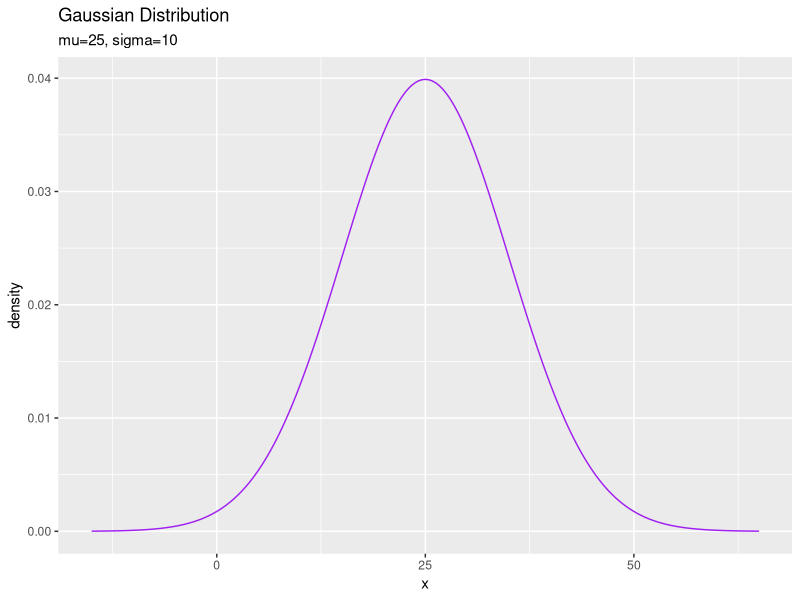
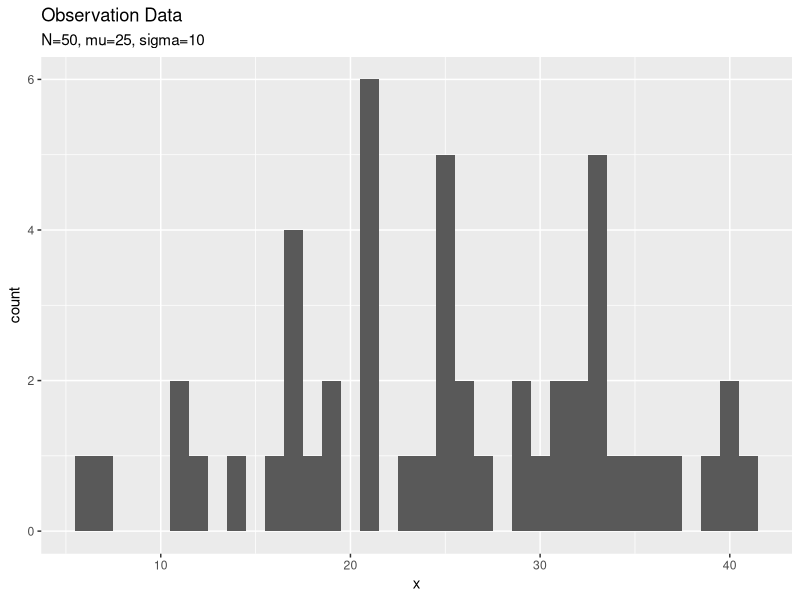
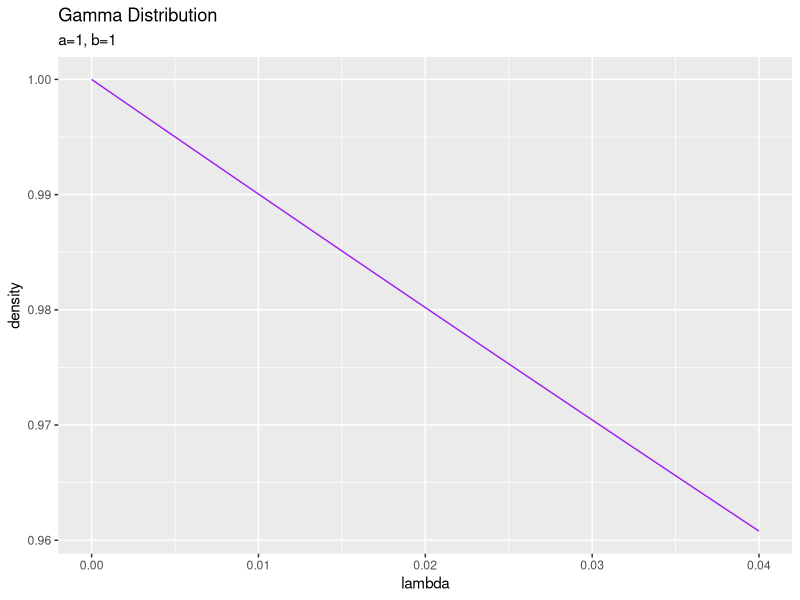
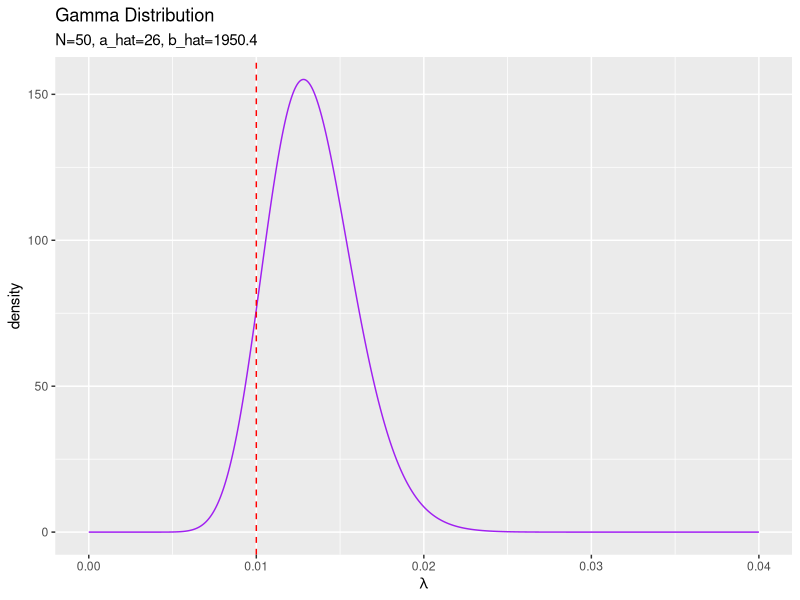
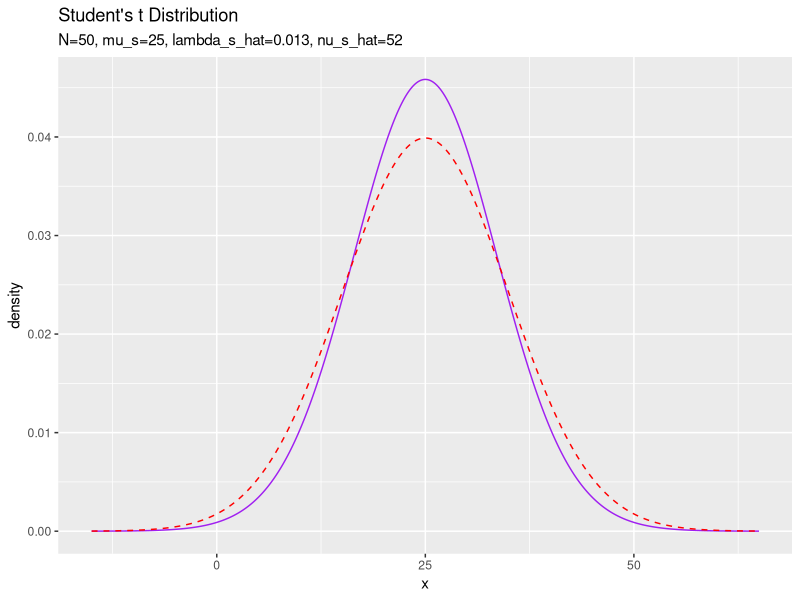

The R script that drew these images, in order:

# 3.3.2 1次元ガウス分布の学習と予測：精度が未知の場合 ------------------------------------------------------------------

# 3.3.2項で利用するパッケージ
library(tidyverse)


### 尤度(ガウス分布)の設定 -----

# 真のパラメータを指定
mu <- 25
lambda_truth <- 0.01

# 作図用のxの値を設定
x_line <- seq(
  mu - 4 * sqrt(1 / lambda_truth), 
  mu + 4 * sqrt(1 / lambda_truth), 
  by = 0.1
)

# 尤度を計算:式(2.64)
model_df <- tibble(
  x = x_line, # x軸の値
  density = dnorm(x, mean = mu, sd = sqrt(1 / lambda_truth)) # 確率密度
)

# 尤度を作図
ggplot(model_df, aes(x = x, y = density)) + 
  geom_line(color = "purple") + # 尤度
  labs(title = "Gaussian Distribution", 
       subtitle = paste0("mu=", round(mu, 2), ", sigma=", round(sqrt(1 / lambda_truth), 1)))


### 観測データの生成 -----

# (観測)データ数を指定
N <- 50

# ガウス分布に従うデータを生成
x_n <- rnorm(n = N, mean = mu, sd = sqrt(1 / lambda_truth))

# 観測データを確認
summary(x_n)

# 観測データのヒストグラムを作図
tibble(x = x_n) %>% 
  ggplot(aes(x = x)) + 
  geom_histogram(binwidth = 1) + # 観測データ
  labs(title = "Observation Data", 
       subtitle = paste0("N=", N, ", mu=", mu, ", sigma=", round(sqrt(1 / lambda_truth), 1)))


### 事前分布(ガンマ分布)の設定 -----

# 事前分布のパラメータを指定
a <- 1
b <- 1

# 作図用のlambdaの値を設定
lambda_line <- seq(0, 4 * lambda_truth, by = 0.00001)

# 事後分布を計算:式(2.56)
prior_df <- tibble(
  lambda = lambda_line, # x軸の値
  density = dgamma(x = lambda, shape = a, scale = 1 / b) # 確率密度
)

# 事前分布を作図
ggplot(prior_df, aes(x = lambda, y = density)) + 
  geom_line(color = "purple") + # 事前分布
  labs(title = "Gamma Distribution", 
       subtitle = paste0("a=", a, ", b=", b))


### 事後分布(ガウス分布)の計算 -----

# 事後分布のパラメータを計算:式(3.69)
a_hat <- 0.5 * N + a
b_hat <- 0.5 * sum((x_n - mu)^2) + b

# 事後分布を計算:式(2.56)
posterior_df <- tibble(
  lambda = lambda_line, # x軸の値
  ln_C_gam = a_hat * log(b_hat) - lgamma(a_hat), # 正規化項(対数)
  #density = exp(ln_C_gam + (a_hat - 1) * log(lambda) - b_hat * lambda) # 確率密度
  density = dgamma(x = lambda, shape = a_hat, scale = 1 / b_hat) # 確率密度
)

# 事後分布を作図
ggplot(posterior_df, aes(x = lambda, y = density)) + 
  geom_line(color = "purple") + # 事前分布
  geom_vline(aes(xintercept = lambda_truth), 
             color = "red", linetype = "dashed") + # 真のパラメータ
  labs(title = "Gamma Distribution", 
       subtitle = paste0("N=", N, ", a_hat=", a_hat, ", b_hat=", round(b_hat, 1)), 
       x = expression(lambda))


### 予測分布(スチューデントのt分布)の計算 -----

# 予測分布のパラメータを計算:式(3.79)
mu_s <- mu
lambda_s_hat <- a_hat / b_hat
nu_s_hat <- 2 * a_hat
#lambda_s_hat <- (N + 2 * a) / (sum((x_n - mu)^2) + 2 * b)
#nu_s_hat <- N + 2 * a

# 予測分布を計算:式(3.76)
predict_df <- tibble(
  x = x_line, # x軸の値
  C_St = lgamma((nu_s_hat + 1) / 2) - lgamma(nu_s_hat / 2),  # 正規化項(対数)
  term1 = log(lambda_s_hat / pi / nu_s_hat) / 2, 
  term2 = - (nu_s_hat + 1) / 2 * log(1 + lambda_s_hat / nu_s_hat * (x - mu_s)^2), 
  density = exp(C_St + term1 + term2) # 確率密度
)

# 予測分布を作図
ggplot() + 
  geom_line(data = predict_df, aes(x = x, y = density), 
            color = "purple") + # 予測分布
  geom_line(data = model_df, aes(x = x, y = density), 
            color = "red", linetype = "dashed") + # 真の分布
  labs(title = "Student's t Distribution", 
       subtitle = paste0("N=", N, ", mu_s=", mu_s, 
                         ", lambda_s_hat=", round(lambda_s_hat, 3), 
                         ", nu_s_hat=", nu_s_hat))


# 3.3.2 try ---------------------------------------------------------------

predict_df <- tibble(
  x = seq(0, 2 * mu_s, by = 0.01),  # 作図用の値
  t = x - mu_s,  # 中心をズラす
  density = dt(t, df = nu_s_hat) # 確率密度
)


# ・アニメーション ---------------------------------------------------------------

# 利用するパッケージ
library(tidyverse)
library(gganimate)


### 推論処理 -----

# 真のパラメータを指定
mu <- 25
lambda_truth <- 0.01

# 事前分布のパラメータを指定
a <- 1
b <- 1

# 作図用のlambdaの値を設定
lambda_line <- seq(0, 4 * lambda_truth, by = 0.00002)

# 事前分布を計算
posterior_df <- tibble(
  lambda = lambda_line, # x軸の値
  C_G = a * log(b) - lgamma(a),  # 正規化項(対数)
  density = exp(C_G + (a - 1) * log(lambda) - b * lambda), # 確率密度
  label = as.factor(paste0("N=", 0, ", a=", a, ", b=", round(b, 1))) # パラメータ
)

# 初期値による予測分布のパラメータを計算:式(3.79)
mu_s <- mu
lambda_s <- a / b
nu_s <- 2 * a

# 作図用のxの値を設定
x_line <- seq(
  mu - 4 * sqrt(1 / lambda_truth), 
  mu + 4 * sqrt(1 / lambda_truth), 
  by = 0.1
)

# 初期値による予測分布を計算:式(3.76)
predict_df <- tibble(
  x = seq(-mu_s, 3 * mu_s, by = 0.01),  # 作図用の値
  C_St = lgamma((nu_s + 1) / 2) - lgamma(nu_s / 2),  # 正規化項(対数)
  term1 = log(lambda_s / pi / nu_s) / 2, 
  term2 = - (nu_s + 1) / 2 * log(1 + lambda_s / nu_s * (x - mu_s)^2), 
  density = exp(C_St + term1 + term2), # 確率密度
  label = as.factor(
    paste0("N=", 0, ", mu_s=", mu_s, ", lambda_s=", round(lambda_s, 3), ", nu_s", nu_s)
  ) # パラメータ
)

# データ数(試行回数)を指定
N <- 100

# 観測データの受け皿を初期化
x_n <- rep(0, N)

# ベイズ推論
for(n in 1:N){
  
  # ガウス分布に従うデータを生成
  x_n[n] <- rnorm(n = 1, mean = mu, sd = sqrt(1 / lambda_truth))
  
  # 事後分布のパラメータを更新:式(3.69)
  a <- 1 / 2 + a
  b <- (x_n[n] - mu)^2 / 2 + b
  
  # 事後分布を計算:式(2.56)
  tmp_posterior_df <- tibble(
    lambda = lambda_line, # x軸の値
    C_G = a * log(b) - lgamma(a),  # 正規化項(対数)
    density = exp(C_G + (a - 1) * log(lambda) - b * lambda), # 確率密度
    label = as.factor(paste0("N=", n, ", a_hat=", a, ", b_hat=", round(b, 1))) # パラメータ
  )
  
  # 予測分布のパラメータを更新:式(3.79)
  mu_s <- mu
  lambda_s <- a / b
  nu_s <- 2 * a
  
  # 予測分布を計算:式(3.76)
  tmp_predict_df <- tibble(
    x = x_line, # x軸の値
    C_St = lgamma((nu_s + 1) / 2) - lgamma(nu_s / 2),  # 正規化項(対数)
    term1 = log(lambda_s / pi / nu_s) / 2, 
    term2 = - (nu_s + 1) / 2 * log(1 + lambda_s / nu_s * (x - mu_s)^2), 
    density = exp(C_St + term1 + term2), # 確率密度
    label = as.factor(
      paste0("N=", n, ", mu_s_hat=", mu_s, 3, ", lambda_s_hat=", round(lambda_s, 3), ", nu_s_hat=", nu_s)
    ) # パラメータ
  )
  
  # 推論結果を結合
  posterior_df <- rbind(posterior_df, tmp_posterior_df)
  predict_df <- rbind(predict_df, tmp_predict_df)
}

# 観測データを確認
summary(x_n)


### 作図処理 -----

# 事後分布を作図
posterior_graph <- ggplot(posterior_df, aes(x = lambda, y = density)) + 
  geom_line(color = "purple") + # 事後分布
  geom_vline(aes(xintercept = lambda_truth), 
             color = "red", linetype = "dashed") + # 真のパラメータ
  transition_manual(label) + # フレーム
  labs(title = "Gamma Distribution", 
       subtitle = "{current_frame}", 
       x = expression(lambda))

# gif画像を出力
animate(posterior_graph, nframes = N + 1, fps = 10)


# 尤度を計算:式(2.64)
model_df <- tibble(
  x = x_line, # x軸の値
  density = dnorm(x, mean = mu, sd = sqrt(1 / lambda_truth)) # 確率密度
)

# 予測分布を作図
predict_graph <- ggplot() + 
  geom_line(data = predict_df, aes(x = x, y = density), 
            color = "purple") + # 予測分布
  geom_line(data = model_df, aes(x = x, y = density), 
            color = "red", linetype = "dashed") + # 真の分布
  transition_manual(label) + # フレーム
  labs(title = "Student's t Distribution", 
       subtitle = "{current_frame}")

# gif画像を出力
animate(predict_graph, nframes = N + 1, fps = 10)
